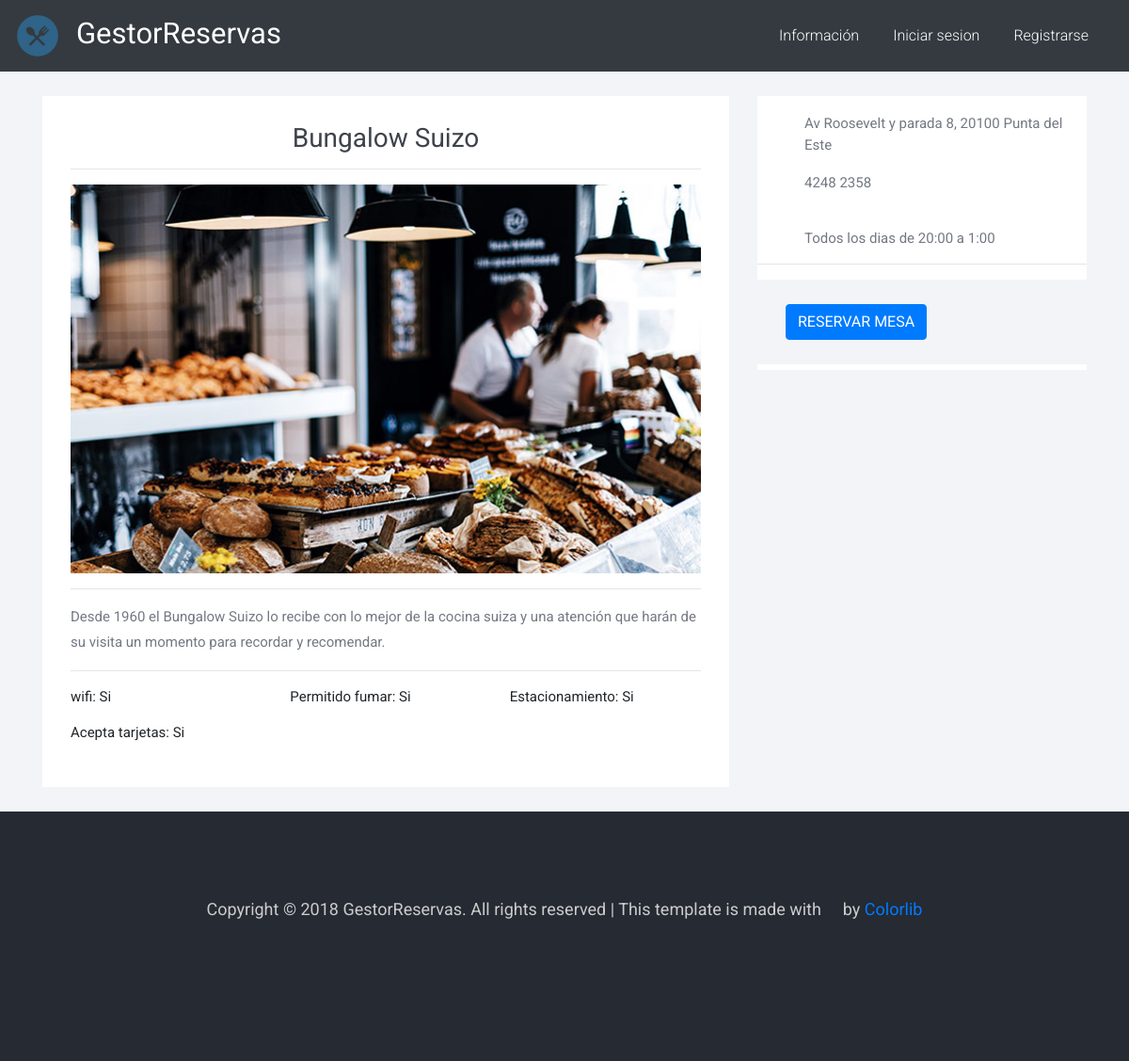
Page /listado/resturantes/1/ on the committed database.
### listado/models.py (models this page shows, shortened)
class restaurante(models.Model):
    OPCIONES = (
         ('Si', 'Si'),
         ('No', 'No'),
     )
    TIPOCOMIDA = (
        ('Vegana', 'Vegana'),
        ('Pastas', 'Pastas'),
        ('Parrilla', 'Parrilla'),
    )
    image = models.ImageField(default='default.jpg', upload_to='restaurant_pics')
    nombre = models.CharField(max_length=100)
    rating = models.IntegerField(null=True)
    ubicacion = models.CharField(max_length=200)
    horarios = models.CharField(max_length=100)
    telefono_restaurante = models.CharField(max_length=100)
    email_restaurante = models.EmailField(max_length=100)
    fumar = models.CharField(max_length=20, choices=OPCIONES)
    wifi = models.CharField(max_length=20, choices=OPCIONES)
    estacionamiento = models.CharField(max_length=20, choices=OPCIONES)
    tarjetas = models.CharField(max_length=20, choices=OPCIONES)
    tipoComida = models.CharField(max_length=100, choices=TIPOCOMIDA)
    comentarios = models.TextField(max_length=500)
    mesas_total= models.IntegerField(null=True)
    Menu = models.ManyToManyField(menu)

### listado/views.py (the view, shortened to what this page needs)
# urls.py: path('resturantes/<int:pk>/', RestauranteDetailView.as_view(), name='detalles'),
class RestauranteDetailView(DetailView,CreateView ):
    model = Reserva
    form_class = NuevaReserva
    template_name = 'listado/detail.html'
    context_object_name = 'restaurantes'
    success_url = '/listado/gracias'
    def get_queryset(self):
        return restaurante.objects.all()

### listado/templates/listado/detail.html (shortened to what this page needs)
{% extends 'home/base.html' %}
{% load static %}
{% load crispy_forms_tags %}
{% block content %}
<section class="light-bg booking-details_wrap">
    <div class="container">
        <div class="row">
            <div class="col-md-8 responsive-wrap">
                <div class="booking-checkbox_wrap">
                    <div class="booking-checkbox">
                        <h5>{{ restaurantes.nombre }}</h5>
                    <hr>
                    <img src="{% static 'images/reserve-slide2.jpg' %}" class="img-fluid" alt="#">
                    <hr>
                    <p>
                            Desde 1960 el Bungalow Suizo lo recibe con lo mejor de la cocina suiza y una atención que harán de su visita un momento para recordar y recomendar.
                        </p>
                        <hr>
                    </div>
                    <div class="row">
                        <div class="col-md-4">
                           <p> wifi: {{restaurantes.wifi}}</p>
                        </div>
                        <div class="col-md-4">
                            <p> Permitido fumar: {{restaurantes.fumar}} </p>
                        </div>
                        <div class="col-md-4">
                            <p> Estacionamiento: {{restaurantes.estacionamiento}}  </p>
                        </div>
                        <div class="col-md-4">
                            <p> Acepta tarjetas: {{restaurantes.tarjetas}} </p>
                        </div>
                    </div>
                </div>
            </div>
            <div class="col-md-4 responsive-wrap">
                <div class="contact-info">
                    <div class="address">
                        <span class="icon-location-pin"></span>
                        <p> {{ restaurantes.ubicacion}}</p>
                    </div>
                    <div class="address">
                        <span class="icon-screen-smartphone"></span>
                        <p> {{ restaurantes.telefono_restaurante }}</p>
                    </div>
                    <div class="address">
                        <span class="icon-link"></span>
                    </div>
                    <div class="address">
                        <span class="icon-clock"></span>
                        <p> {{ restaurantes.horarios}}<br>
                            </p>
                    </div>
                    <hr>
                    <section class="light-bg booking-details_wrap">
                        <div class="container">
                            <div class="col-md-8 responsive-wrap">
                                <a class="btn btn-primary" data-toggle="collapse" href="#collapseExample" role="button"
                                    aria-expanded="false" aria-controls="collapseExample">RESERVAR MESA</a>
                            </div>
                        </div>
                    </section>
                    </div>
                </div>
            </div>
        </div>
</section>
{% endblock %}

### gestor/static/css/style.css (style rules this page uses)
body { font-family: 'Roboto', sans-serif; }
h5 { font-size: 28px; font-weight: lighter; }
p { font-size: 15px; }
.light-bg { background: #f3f4f7; }
.booking-details_wrap { padding: 26px 0; }
.booking-checkbox_wrap { background: #fff; padding: 30px; }
.booking-checkbox_wrap h5 { color: #3e434b; text-align: center; font-weight: 400; }
.booking-checkbox { color: #737882; font-size: 15px; }
.booking-checkbox p { line-height: 1.8; }
.contact-info { background: #fff; padding: 0 0 6px; margin: 0 0 15px; }
.address { color: #737882; padding: 18px 0 0 16px; }
.address > span { font-size: 18px; float: left; margin: 4px 0 0; }
.address p { margin: 0 0 0 34px; }

### rows in the picture
restaurante: nombre "Bungalow Suizo", wifi "Si", fumar "Si", estacionamiento "Si", tarjetas "Si", ubicacion "Av Roosevelt y parada 8, 20100 Punta del Este", telefono_restaurante "4248 2358", horarios "Todos los dias de 20:00 a 1:00"
